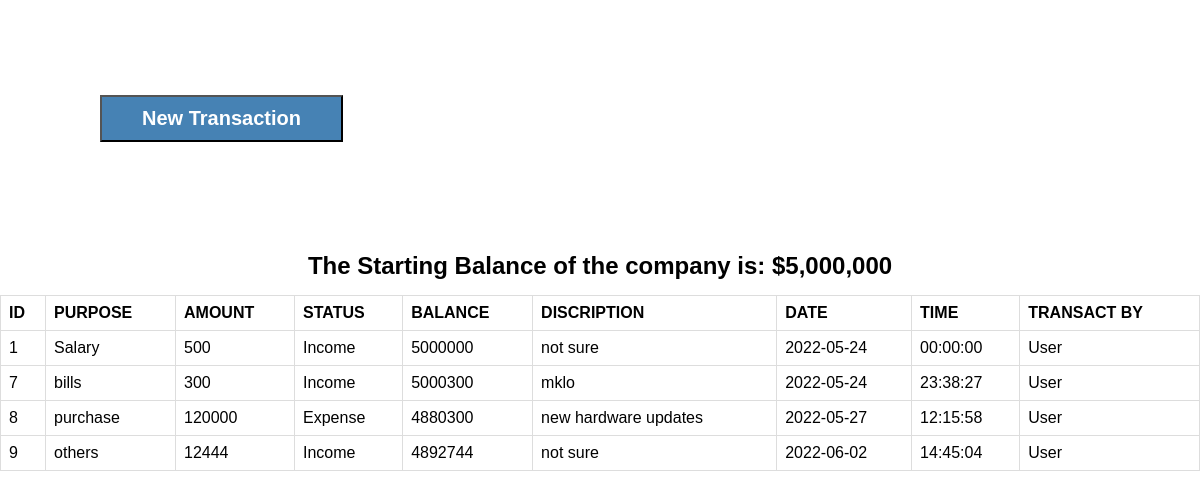
/transaction.php, run on the app's committed database.
### tables this page shows
CREATE TABLE `transaction` (
  `Id` int(11) NOT NULL,
  `purpose` varchar(255) NOT NULL,
  `detail_info` varchar(255) NOT NULL,
  `amount` int(30) NOT NULL,
  `balance` int(30) NOT NULL,
  `stat` varchar(255) NOT NULL,
  `date` date NOT NULL DEFAULT current_timestamp(),
  `time` time NOT NULL DEFAULT current_timestamp(),
  `username` varchar(255) NOT NULL DEFAULT 'User'
);

### transaction.php (the view, shortened to what this page needs)
<?php
include_once ('connection.php');
$result = mysqli_query($conn,"SELECT * FROM transaction");
?>
<!DOCTYPE html>
<html lang="en">
<head>
	<link rel="stylesheet" href="design.css">
</head>
<body>
  <div style="padding: 75px 50px ; margin: 20px 50px;">
<button type="submit" onclick="myFunction()" style="padding: 10px 40px; font-size:20px; background-color:steelblue; color: #fff;"><b>New Transaction</b></button>
  </div>
  <div>
    <center><h2 style="background-color: #fff; padding-top:15px; padding-bottom:15px;">The Starting Balance of the company is: $5,000,000</h2></center>
  </div>
  <?php
if (mysqli_num_rows($result) > 0) {
?>
  <table>
  <tr>
    <th>ID</th>
    <th>PURPOSE</th>
    <th>AMOUNT</th>
    <th>STATUS</th>
    <th>BALANCE</th>
    <th>DISCRIPTION</th>
    <th>DATE</th>
    <th>TIME</th>
    <th>TRANSACT BY</th>
  </tr>
<?php
while($row = mysqli_fetch_array($result)) {
?>
<tr>
    <td><?php echo $row["Id"]; ?></td>
    <td><?php echo $row["purpose"]; ?></td>
    <td><?php echo $row["amount"]; ?></td>
    <td><?php echo $row["stat"]; ?></td>
    <td><?php echo $row["balance"]; ?></td>
    <td><?php echo $row["detail_info"]; ?></td>
    <td><?php echo $row["date"]; ?></td>
    <td><?php echo $row["time"]; ?></td>
    <td><?php echo $row["username"]; ?></td>
</tr>
<?php
}
?>
</table>
 <?php
}
else{
    echo "No result found";
}
?>
</body>
</html>

### design.css (style rules this page uses)
* { margin: 0; padding: 0; list-style: none; text-decoration: none; box-sizing: border-box; }
body { background-image: url('office2.jpg'); background-size: 1550px; font-family: sans-serif; margin: 0; padding: 0; }
table { background-color: #fff; width: 40%; height: 15%; }

### transaction.php (style rules this page uses)
table { font-family: arial, sans-serif; border-collapse: collapse; width: 100%; }
td, th { border: 1px solid #dddddd; text-align: left; padding: 8px; }
tr:nth-child(even) { background-color: white; }

### data on the page
transaction: Id "1", purpose "Salary", amount "500", stat "Income", balance "5000000", detail_info "not sure", date "2022-05-24", time "00:00:00", username "User"
transaction: Id "7", purpose "bills", amount "300", stat "Income", balance "5000300", detail_info "mklo", date "2022-05-24", time "23:38:27", username "User"
transaction: Id "8", purpose "purchase", amount "120000", stat "Expense", balance "4880300", detail_info "new hardware updates", date "2022-05-27", time "12:15:58", username "User"
transaction: Id "9", purpose "others", amount "12444", stat "Income", balance "4892744", detail_info "not sure", date "2022-06-02", time "14:45:04", username "User"
